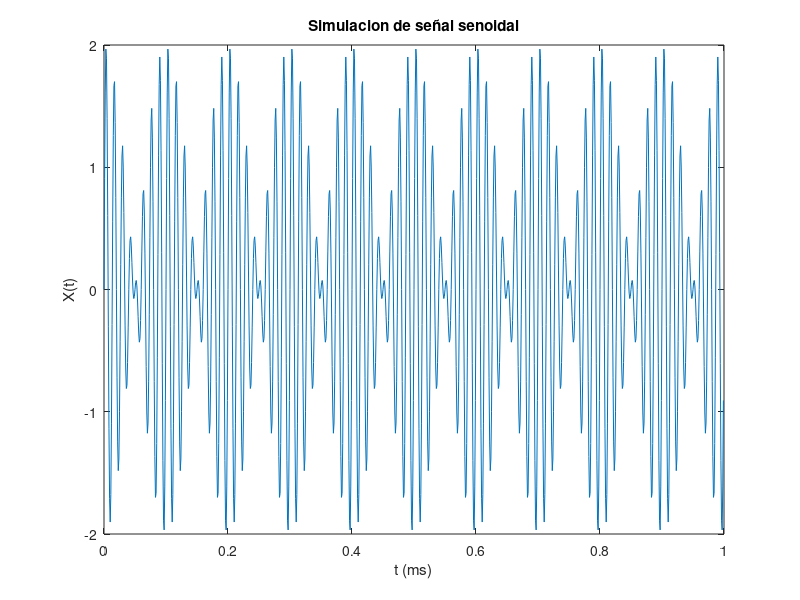

The MATLAB source for this figure:
% Simulacion de señal senoidal - 27/09/2025

% Frecuencia de muestreo
Fs = 1000;
% Periodo de muestreo
T = 1/Fs;
% Tamaño de la señal
L = 1000;
% Vector de tiempo
t = (0:L-1)*T; 

% Suma de dos señales senoidales: 70 y 80 Hz
S1 = sin (2*pi*70*t);
S2 = sin (2*pi*80*t);

S = S1 + S2;

plot(t, S)
title('Simulacion de señal senoidal')
xlabel('t (ms)')
ylabel('X(t)')

% Act 1 - Señales y Sistemas - Joshua Carmona / 87733